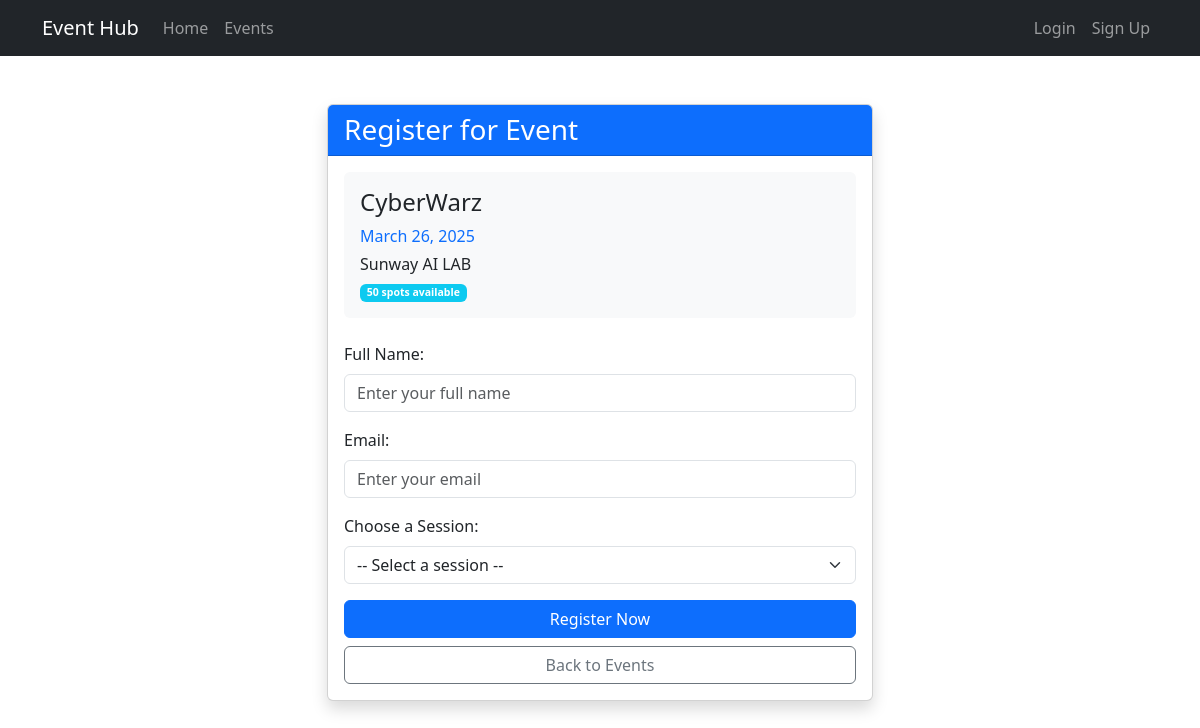
Page /event-registration/register/2/ on the committed database.
### events/models.py (models this page shows, shortened)
class Event(models.Model):
    title = models.CharField(max_length=200)
    description = models.TextField()
    date = models.DateTimeField(default=timezone.now)
    location = models.CharField(max_length=200)
    capacity = models.PositiveBigIntegerField()
    created_by = models.ForeignKey(User, on_delete=models.CASCADE, related_name='created_events')
    created_at = models.DateTimeField(auto_now_add=True)
    updated_at = models.DateTimeField(auto_now=True)

### event_registration/views.py (the view, shortened to what this page needs)
# urls.py: path('register/<int:event_id>/', views.register_event, name='register_event'),
def register_event(request, event_id):
    event = get_object_or_404(Event, id=event_id)
    return render(request, "event_registration/forms.html", {"event": event})

### event_registration/templates/event_registration/forms.html (shortened to what this page needs)
<!DOCTYPE html>
<html lang="en">
<head>
    <link href="https://cdn.jsdelivr.net/npm/bootstrap@5.3.0/dist/css/bootstrap.min.css" rel="stylesheet">
</head>
<body>
    {% include 'navbar.html' %}
    <div class="container py-5">
        <div class="row justify-content-center">
            <div class="col-md-8 col-lg-6">
                <div class="card shadow">
                    <div class="card-header bg-primary text-white">
                        <h3 class="card-title mb-0">Register for Event</h3>
                    </div>
                    <div class="card-body">
                        <div class="mb-4 p-3 bg-light rounded">
                            <h4>{{ event.title }}</h4>
                            <p class="text-primary mb-1">
                                 {{ event.date|date:"F j, Y" }}
                            </p>
                            <p class="mb-1">
                                 {{ event.location }}
                            </p>
                            <p class="mb-0 small">
                                <span class="badge bg-info">{{ event.capacity }} spots available</span>
                            </p>
                        </div>
                        <form method="post" action="{% url 'register_event' event.id %}">
                            <div class="mb-3">
                                <label for="name" class="form-label">Full Name:</label>
                                <input type="text" id="name" name="name" class="form-control" placeholder="Enter your full name" required>
                            </div>
                            <div class="mb-3">
                                <label for="email" class="form-label">Email:</label>
                                <input type="email" id="email" name="email" class="form-control" placeholder="Enter your email" required>
                            </div>
                            <div class="mb-3">
                                <label for="session" class="form-label">Choose a Session:</label>
                                <select id="session" name="session" class="form-select" required>
                                    <option value="">-- Select a session --</option>
                                </select>
                            </div>
                            <div class="d-grid gap-2">
                                <button type="submit" class="btn btn-primary">Register Now</button>
                                <a href="{% url 'event_list' %}" class="btn btn-outline-secondary">Back to Events</a>
                            </div>
                        </form>
                    </div>
                </div>
            </div>
        </div>
    </div>
</body>
</html>

### rows in the picture
Event: title "CyberWarz", date "March 26, 2025", location "Sunway AI LAB", capacity "50"
